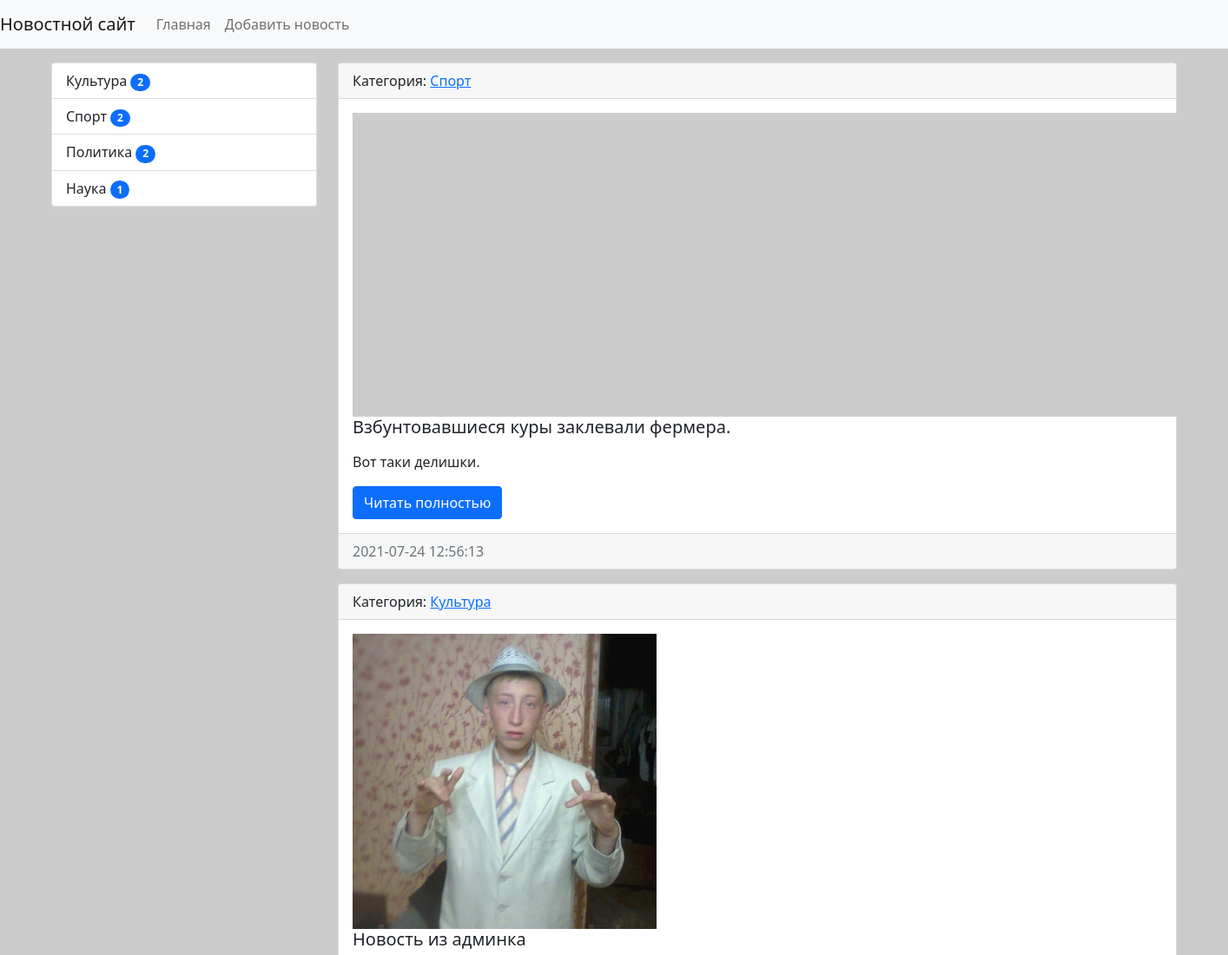
/ (upper part), run on an earlier commit of the app's database.
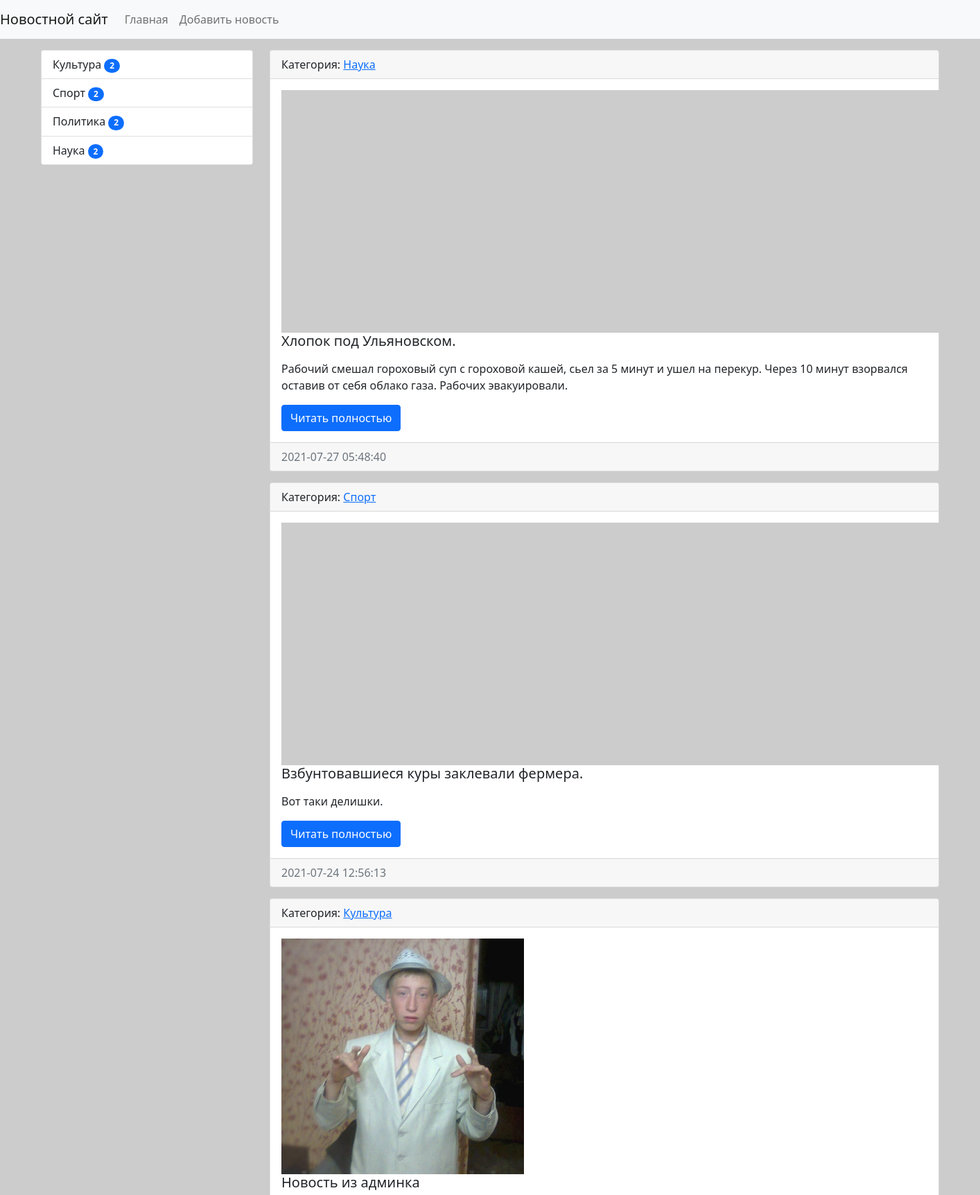
And on a later commit of the database.
### news/models.py (models this page shows, shortened)
class Category(models.Model):
    title = models.CharField(max_length=150, db_index=True, verbose_name='Наименование категории')
    def get_absolute_url(self):
        return reverse('category', kwargs={'category_id': self.pk})
    def __str__(self):
        return self.title
    class Meta:
        verbose_name = 'Категория'
        verbose_name_plural = 'Категории'
        ordering = ['title']

class News(models.Model):
    title = models.CharField(max_length=150, verbose_name='Наименование')
    content = models.TextField(blank=True, verbose_name='Контент')
    created_at = models.DateTimeField(auto_now_add=True, verbose_name='Дата публикации')
    updated_at = models.DateTimeField(auto_now=True, verbose_name='Обновлено')
    photo = models.ImageField(upload_to='photos/%Y/%m/%d/', verbose_name='Фото', blank=True)
    is_published = models.BooleanField(default=True, verbose_name='Опубликовано')
    category = models.ForeignKey('Category', on_delete=models.PROTECT, verbose_name='Категория')
    def get_absolute_url(self):
        return reverse('view_news', kwargs={'pk': self.pk})
    class Meta:
        verbose_name = 'Новость'
        verbose_name_plural = 'Новости'
        ordering = ['-created_at']

### news/views.py (the view)
# urls.py: path('', HomeNews.as_view(), name='home'),
class HomeNews(ListView):
    model = News
    template_name = 'news/home_news_list.html'
    context_object_name = 'news'
    def get_context_data(self, *, object_list=None, **kwargs):
        context = super().get_context_data(**kwargs)
        context['title'] = 'Главная страница'
        return context
    def get_queryset(self):
        return News.objects.filter(is_published=True).select_related('category')

### news/templatetags/news_tags.py (called while the page is built)
@register.inclusion_tag('news/list_categories.html')
def show_categories():
   categories = Category.objects.annotate(cnt=Count('news')).filter(cnt__gt=0)
   return {'categories':categories}

### news/templates/news/home_news_list.html (shortened to what this page needs)
{% extends 'base.html' %}
{% block sidebar %}
{% include "inc/_sidebar.html" %}
{% endblock %}
{% block content %}
{% for item in news %}
<div class="card mb-3">
    <div class="card-header">
        Категория: <a href="{{item.category.get_absolute_url}}">{{ item.category }}</a>
    </div>
    <div class="card-body">
        <div class="media">
            {% if item.photo %}
            <img src="{{ item.photo.url }}" alt="" width="350" class="mr-3">
            {% else %}
            <img src="https://picsum.photos/id/1060/350/235/?blur=2" alt="" class="mr-3">
            {% endif %}
            <div class="media-body">
                <h5 class="card-title">{{ item.title }}</h5>
                <p class="card-text">{{ item.content|safe|linebreaks|truncatewords:50 }}</p>
                <a href="{{item.get_absolute_url}}" class="btn btn-primary">Читать полностью</a>
            </div>
        </div>
    </div>
    <div class="card-footer text-muted">
        {{ item.created_at|date:"Y-m-d H:i:s" }}
    </div>
</div>
{% endfor %}
{% endblock %}

### templates/base.html (shortened to what this page needs)
{% load static %}
<!doctype html>
<html lang="en">
<head>
    <link rel="stylesheet" href="{%static 'bootstrap/css/bootstrap.min.css'%}">
    <link rel="stylesheet" href="{%static 'css/style.css'%}">
</head>
<body>
{% include 'inc/_nav.html' %}
<div class="container mt-3">
    <div class="row">
        <div class="col-md-3">
            {% block sidebar %}SIDEBAR{% endblock %}
        </div>
        <div class="col-md-9">
            {% block content %}CONTENT{% endblock %}
        </div>
    </div>
</div>
</body>
</html>

### templates/inc/_nav.html (shortened to what this page needs)
<nav class="navbar navbar-expand-lg navbar-light bg-light">
    <a class="navbar-brand" href="{% url 'home' %}">Новостной сайт</a>
    <div class="collapse navbar-collapse" id="navbarSupportedContent">
        <ul class="navbar-nav mr-auto">
            <li class="nav-item"><a class="nav-link" href="{% url 'home' %}">Главная</a></li>
            <li class="nav-item"><a class="nav-link" href="{% url 'add_news' %}">Добавить новость</a></li>
        </ul>
    </div>
</nav>

### templates/inc/_sidebar.html (shortened to what this page needs)
{% load news_tags %}
{% show_categories %}

### news/templates/news/list_categories.html
<div class="list-group">
    {% for item in categories %}
    <a href="{% url 'category' item.pk %}" class="list-group-item list-group-item-action">{{ item.title }}  <span class="badge bg-primary rounded-pill">{{item.cnt}}</span></a>
    {% endfor %}
</div>

### mysite/css/style.css (style rules this page uses)
body { background-color: #ccc; }

What changed in the data, as far as the page shows it:
computed for Category "Наука": cnt "1" → "2"
added News: category "Наука", title "Хлопок под Ульяновском.", content "Рабочий смешал гороховый суп с гороховой кашей, сьел за 5 минут и ушел на перекур. Через 10 минут взорвался оставив от себя облако газа. Рабочих эвакуировали.", created_at "2021-07-27 05:48:40"
